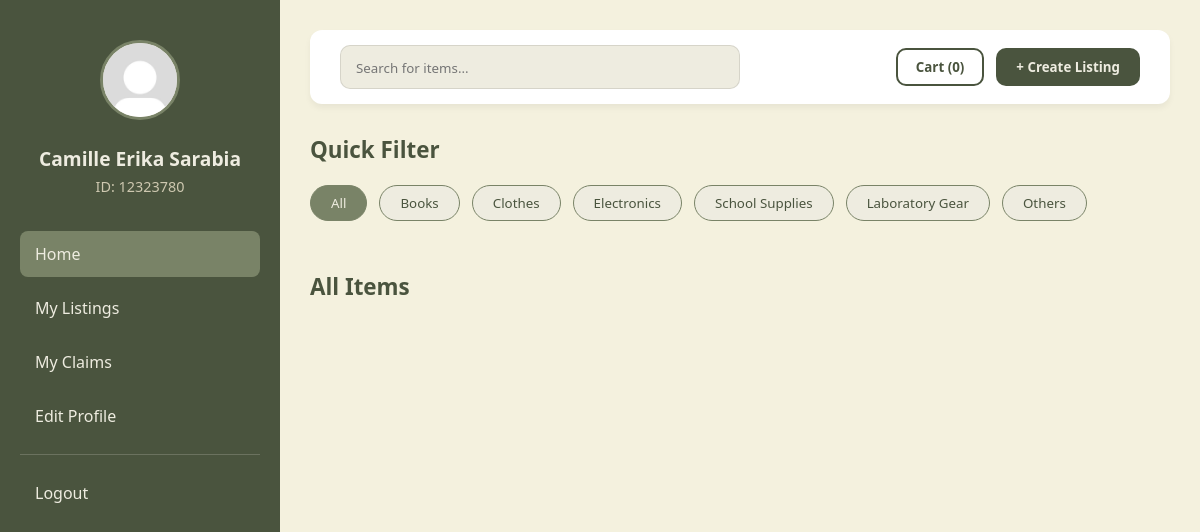
The page /home.php (signed in) on the database as committed earlier.
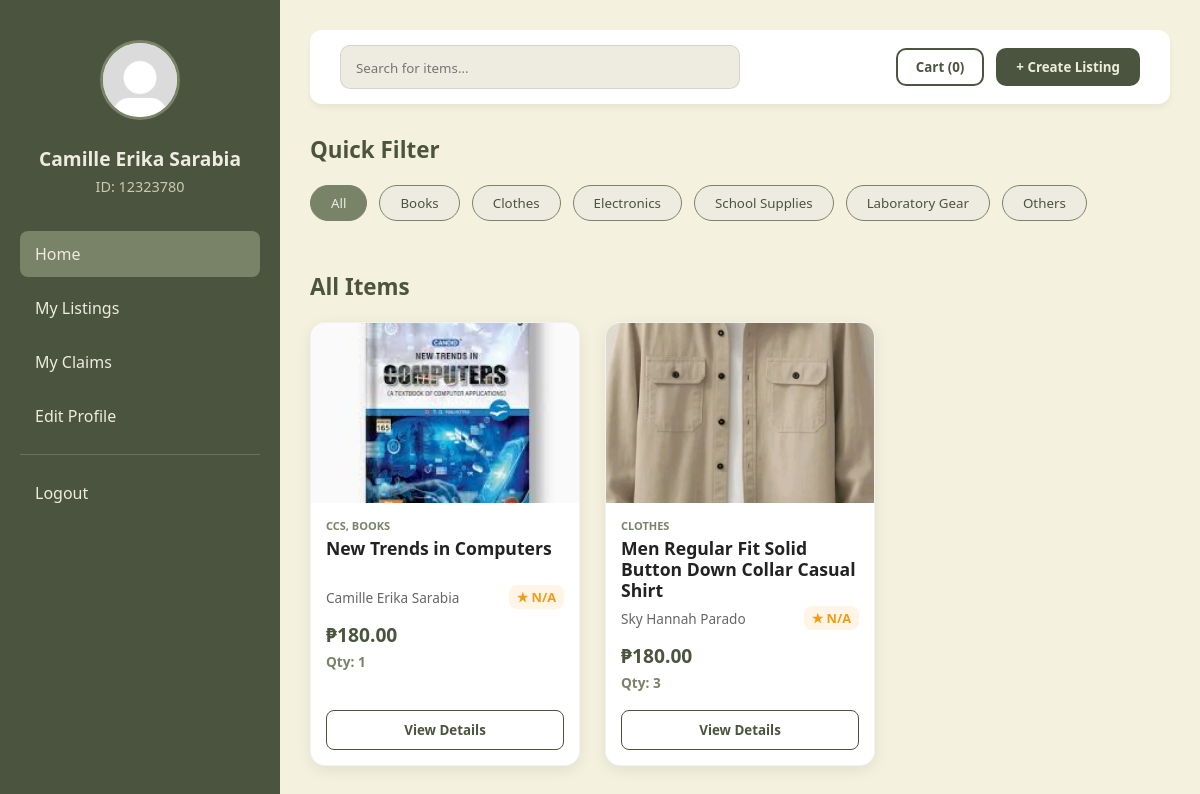
The same page on the database as committed later.
### tables this page shows
CREATE TABLE `listings` (
  `listing_id` int NOT NULL,
  `seller_id` int NOT NULL,
  `product_name` varchar(150) NOT NULL,
  `description` text NOT NULL,
  `price` decimal(10,2) NOT NULL,
  `quantity` int NOT NULL DEFAULT '1',
  `category1_id` int NOT NULL,
  `category2_id` int DEFAULT NULL,
  `category3_id` int DEFAULT NULL,
  `status` enum('Available','Reserved','Sold') DEFAULT 'Available',
  `is_removed` tinyint(1) DEFAULT '0',
  `created_at` timestamp NULL DEFAULT CURRENT_TIMESTAMP,
  `updated_at` timestamp NULL DEFAULT CURRENT_TIMESTAMP ON UPDATE CURRENT_TIMESTAMP
);

### home.php (the view, shortened to what this page needs)
<?php
include 'db.php';
$first_name = $_SESSION["first_name"];
$last_name = $_SESSION["last_name"];
$full_name = trim($first_name . " " . $last_name);
$user_id = $_SESSION["user_id"];
$profile_pic = $_SESSION["profile_picture"] ?? "login-icon.png";
$pic_path = "images/" . $profile_pic;
$listings = [];
$listing_query = "SELECT l.listing_id, c1.category_name AS cat1, c2.category_name AS cat2, c3.category_name AS cat3,
                         l.product_name, CONCAT(u.first_name, ' ', u.last_name) AS full_name, IFNULL(ROUND(AVG(r.rating_value), 1), 0) AS avg_rating,
                         l.price, l.quantity, (SELECT image_path FROM listing_images WHERE listing_id = l.listing_id LIMIT 1) AS image_path
                  FROM listings l
                  LEFT JOIN users u ON u.user_id = l.seller_id
                  LEFT JOIN ratings r ON r.rated_user_id = u.user_id
                  LEFT JOIN categories c1 ON c1.category_id = l.category1_id
                  LEFT JOIN categories c2 ON c2.category_id = l.category2_id
                  LEFT JOIN categories c3 ON c3.category_id = l.category3_id
                  WHERE l.status = 'Available'
                  GROUP BY l.listing_id";
$listing_result = $conn->query($listing_query);
if ($listing_result == TRUE && $listing_result->num_rows > 0) {
    while ($listings_row = $listing_result->fetch_assoc()) {
        $listings[] = $listings_row;
    }
}
$cart_query = "SELECT COUNT(quantity) AS cart_total
               FROM cart
               WHERE buyer_id = '$user_id'";
$cart_result = $conn->query($cart_query);
if ($cart_result == TRUE && $cart_result->num_rows > 0) {
    $cart_row = $cart_result->fetch_assoc();
}
?>
<!DOCTYPE html>
<html lang="en">
<head>
    <link rel="stylesheet" href="stylesheets/home.css" />
</head>
<body>
    <form action="home.php" method="post">
        <div class="dashboard-container">
            <aside class="sidebar">
                <div class="user-profile-section">
                    <img src="<?php echo $pic_path; ?>" alt="Profile" class="nav-logo">
                    <div class="user-info-display">
                        <h2 class="user-name"><?php echo $full_name; ?></h2>
                        <p class="user-id">ID: <?php echo $user_id; ?></p>
                    </div>
                </div>
                <nav class="nav-menu">
                    <a href="home.php" class="active">Home</a>
                    <a href="mylistings.php">My Listings</a>
                    <a href="myclaims.php">My Claims</a>
                    <a href="editprofile.php">Edit Profile</a>
                    <hr class="nav-divider">
                    <a href="logout.php" class="logout-link">Logout</a>
                </nav>
            </aside>
            <main class="main-content">
                <header class="top-bar">
                    <div class="search-wrapper">
                        <input type="text" placeholder="Search for items...">
                    </div>
                    <div class="header-actions">
                        <button class="cart-btn" name="action" value="viewcart">Cart (<?php echo !empty($cart_row["cart_total"]) ? $cart_row["cart_total"] : 0; ?>)</button>
                        <button class="create-listing-btn" name="action" value="createlisting">+ Create Listing</button>
                    </div>
                </header>
                <section class="content-body">
                    <div class="section-container">
                        <h3 class="section-title">Quick Filter</h3>
                        <div class="category-scroll">
                            <button class="filter-chip active">All</button>
                            <button class="filter-chip">Books</button>
                            <button class="filter-chip">Clothes</button>
                            <button class="filter-chip">Electronics</button>
                            <button class="filter-chip">School Supplies</button>
                            <button class="filter-chip">Laboratory Gear</button>
                            <button class="filter-chip">Others</button>
                        </div>
                    </div>
                    <div class="section-container">
                        <h3 class="section-title">All Items</h3>
                        <div class="product-grid">
                            <?php foreach ($listings as $l): ?>
                                <div class="product-card">
                                    <?php if (!empty($l["image_path"])): ?>
                                        <img src="<?php echo $l["image_path"]; ?>" alt="Product Image" class="product-image">
                                    <?php else: ?>
                                        <div class="product-image-placeholder">No Image</div>
                                    <?php endif; ?>
                                    <div class="product-info">
                                        <?php
                                        $categories = [];
                                        if (!empty($l["cat1"])) $categories[] = $l["cat1"];
                                        if (!empty($l["cat2"])) $categories[] = $l["cat2"];
                                        $category_display = implode(', ', $categories);
                                        ?>
                                        <span class="category-tag"><?php echo $category_display; ?></span>
                                        <h4 class="item-name"><?php echo $l["product_name"]; ?></h4>
                                        <div class="seller-row">
                                            <span class="seller-name"><?php echo $l["full_name"]; ?></span>
                                            <?php if ($l["avg_rating"] > 0): ?>
                                                <span class="seller-rating">★ <?php echo $l["avg_rating"]; ?></span>
                                            <?php else: ?>
                                                <span class="seller-rating">★ N/A</span>
                                            <?php endif; ?>
                                        </div>
                                        <div class="price-qty-row">
                                            <p class="item-price">₱<?php echo $l["price"]; ?></p>
                                            <span class="item-quantity">Qty: <?php echo $l["quantity"]; ?></span>
                                        </div>
                                        <button class="view-item-btn" name="viewitem" value="<?php echo $l["listing_id"]; ?>">View Details</button>
                                    </div>
                                </div>
                            <?php endforeach; ?>
                        </div>
                    </div>
                </section>
            </main>
        </div>
    </form>
</body>
</html>

### stylesheets/home.css (style rules this page uses)
* { box-sizing: border-box; margin: 0; padding: 0; font-family: "Segoe UI", Tahoma, Geneva, Verdana, sans-serif; }
body { background-color: #f4f1de; color: #333; }
.dashboard-container { display: flex; min-height: 100vh; }
.sidebar { width: 280px; background-color: #4a543e; color: #eeece0; padding: 40px 20px; position: fixed; height: 100vh; display: flex; flex-direction: column; }
.user-profile-section { text-align: center; margin-bottom: 35px; }
.nav-logo { width: 80px; height: 80px; border-radius: 50%; border: 3px solid #798367; margin-bottom: 15px; object-fit: cover; background-color: #eeece0; }
.user-name { font-size: 1.2rem; margin: 5px 0; color: #eeece0; }
.user-id { font-size: 0.9rem; color: #cec8b0; font-weight: 400; }
.nav-menu a { color: #eeece0; text-decoration: none; padding: 12px 15px; display: block; border-radius: 8px; margin-bottom: 8px; transition: 0.2s; }
.nav-menu a:hover, .nav-menu a.active { background: #798367; }
.nav-divider { border: 0; border-top: 1px solid rgba(238, 236, 224, 0.2); margin: 15px 0; }
.main-content { margin-left: 280px; flex: 1; padding: 30px; }
.top-bar { display: flex; justify-content: space-between; align-items: center; padding: 15px 30px; background: #fff; border-radius: 12px; box-shadow: 0 4px 6px rgba(0, 0, 0, 0.05); margin-bottom: 30px; }
.search-wrapper { background: #eeece0; padding: 10px 15px; border-radius: 10px; width: 50%; border: 1px solid rgba(0, 0, 0, 0.1); }
.search-wrapper input { border: none; background: transparent; width: 100%; outline: none; color: #333; }
.header-actions { display: flex; gap: 12px; }
.cart-btn { background: transparent; border: 2px solid #4a543e; color: #4a543e; padding: 8px 18px; border-radius: 10px; font-weight: 600; cursor: pointer; transition: 0.3s; }
.create-listing-btn { background: #4a543e; color: #eeece0; border: none; padding: 10px 20px; border-radius: 10px; font-weight: 600; cursor: pointer; }
.section-container { margin-bottom: 40px; }
.section-title { font-size: 1.4rem; color: #4a543e; margin-bottom: 20px; font-weight: 700; }
.category-scroll { display: flex; gap: 12px; overflow-x: auto; padding-bottom: 10px; scrollbar-width: none; }
.filter-chip { background-color: #eeece0; border: 1px solid #798367; color: #4a543e; padding: 8px 20px; border-radius: 20px; cursor: pointer; white-space: nowrap; font-weight: 500; transition: 0.2s ease; }
.filter-chip:hover, .filter-chip.active { background-color: #798367; color: #eeece0; }
.product-grid { display: grid; grid-template-columns: repeat(auto-fill, minmax(220px, 1fr)); gap: 25px; }
.product-card { background: #fff; border-radius: 15px; overflow: hidden; box-shadow: 0 4px 15px rgba(0, 0, 0, 0.08); transition: transform 0.2s ease; border: 1px solid rgba(0, 0, 0, 0.05); display: flex; flex-direction: column; height: 100%; }
.product-image { width: 100%; height: 180px; object-fit: cover; border-radius: 12px 12px 0 0; }
.product-info { padding: 15px; display: flex; flex-direction: column; flex-grow: 1; }
.category-tag { font-size: 11px; color: #798367; text-transform: uppercase; font-weight: 700; }
.item-name { margin: 5px 0; font-size: 1.1rem; color: #222; line-height: 1.2; min-height: 2.4em; }
.seller-row { display: flex; justify-content: space-between; align-items: center; width: 100%; margin-bottom: 12px; }
.seller-name { font-size: 0.85rem; color: #666; font-weight: 500; white-space: nowrap; overflow: hidden; text-overflow: ellipsis; padding-right: 10px; }
.seller-rating { font-size: 0.8rem; font-weight: 700; color: #f39c12; background: rgba(243, 156, 18, 0.1); padding: 3px 8px; border-radius: 8px; white-space: nowrap; }
.price-qty-row { margin-bottom: 15px; }
.item-price { font-size: 1.2rem; font-weight: 700; color: #4a543e; margin-bottom: 4px; }
.item-quantity { display: block; font-size: 0.85rem; color: #798367; font-weight: 600; margin-bottom: 3px; }
.view-item-btn { width: 100%; padding: 10px; background: transparent; border: 1px solid #4a543e; color: #4a543e; border-radius: 8px; font-weight: 600; cursor: pointer; transition: 0.2s; margin-top: auto; }

Rows that differ between the two databases and show on the page:
added listings: shows a picture, category_display "CCS, BOOKS", product_name "New Trends in Computers", full_name "Camille Erika Sarabia", price "180.00", quantity "1"
added listings: shows a picture, category_display "CLOTHES", product_name "Men Regular Fit Solid Button Down Collar Casual Shirt", full_name "Sky Hannah Parado", price "180.00", quantity "3", $l["listing_id"] 2 (drawn)
